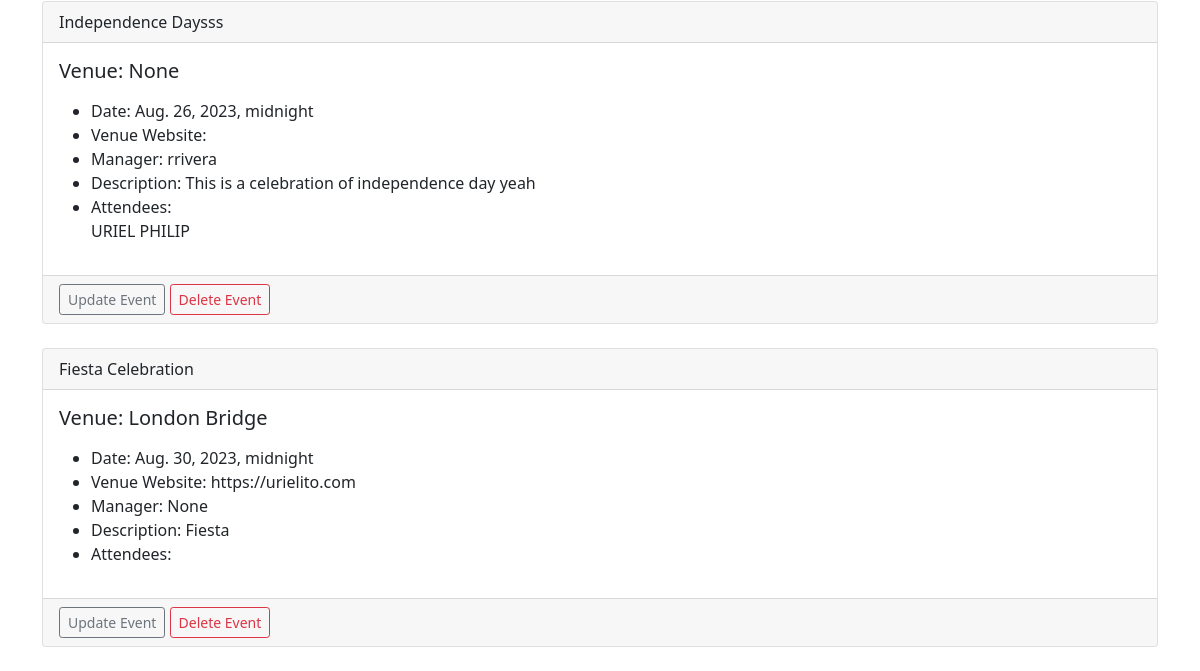
The app's page /events/ (lower part), older data.
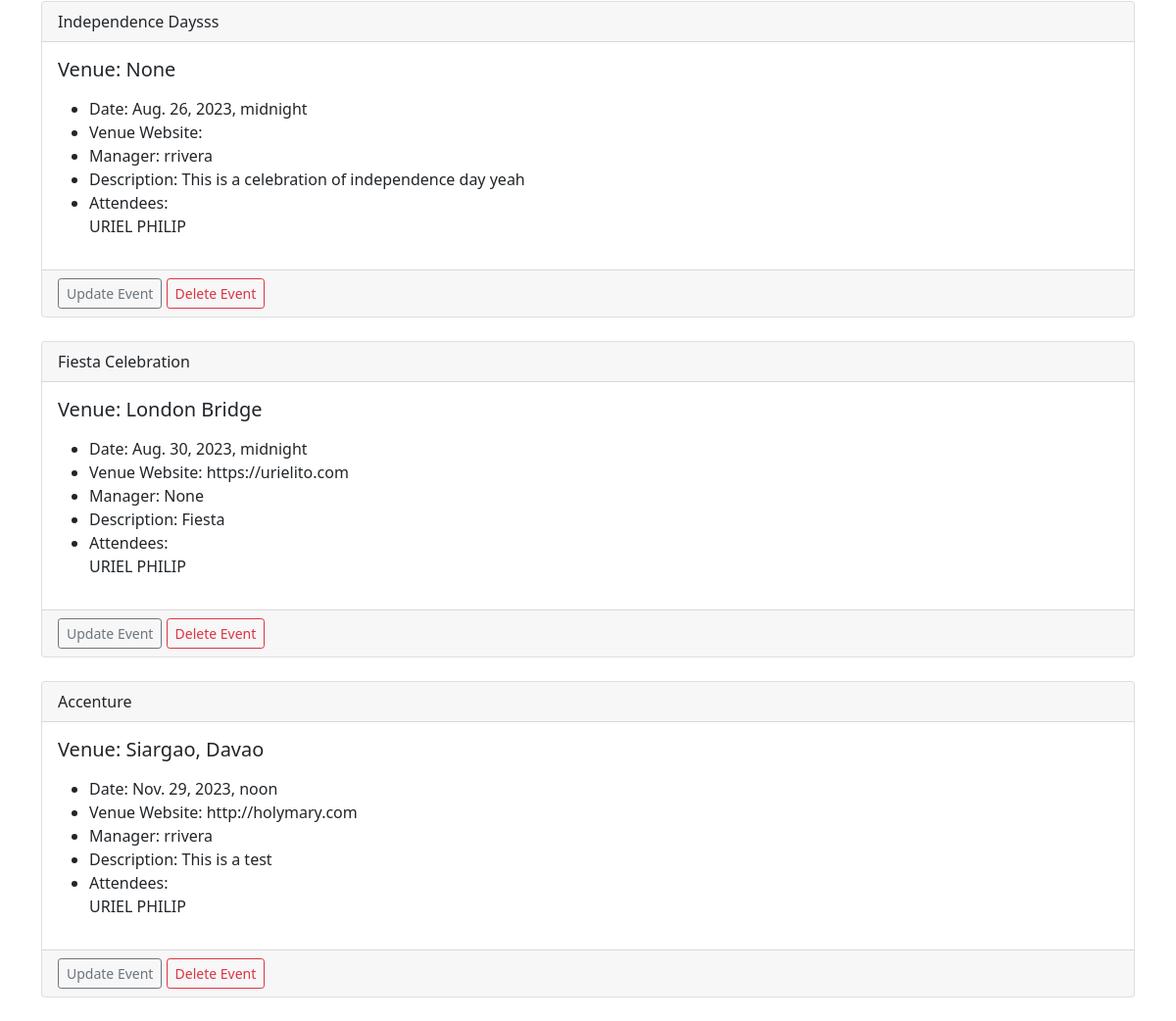
The same page, newer data.
### events/models.py (models this page shows)
class Event(models.Model):
    name = models.CharField('Event Name', max_length=120)
    event_date = models.DateTimeField('Event Date')
    venue = models.ForeignKey(Venue, blank = True, null=True, on_delete=models.CASCADE)
    manager = models.ForeignKey(User, blank=True, null=True, on_delete=models.SET_NULL)
    description = models.TextField(blank=True)
    attendees = models.ManyToManyField(MyClubUser, blank=True)
    def __str__(self):
        return self.name

class MyClubUser(models.Model):
    first_name = models.CharField(max_length=30)
    last_name = models.CharField(max_length=30)
    email = models.EmailField('User Email')
    def __str__(self):
        return self.first_name + ' ' + self.last_name

class Venue(models.Model):
    name = models.CharField('Venue Name', max_length=120)
    address = models.CharField(max_length=300)
    zip_code = models.CharField('Zip Code', max_length=20)
    phone = models.CharField('Contact Phone',max_length=20, blank=True)
    web = models.URLField('Website Address', blank=True)
    email_address = models.EmailField('Email Address', blank=True)
    def __str__(self):
        return self.name

### events/views.py (the view)
# urls.py: path('events/', views.all_events, name="list-events"),
def all_events(request):
	event_list = Event.objects.all().order_by('event_date')
	return render(request,'events/event_list.html',
	       {'event_list': event_list})

### events/templates/events/event_list.html (shortened to what this page needs)
{% extends 'events/base.html' %}
{% block content %}
        {% for event in event_list %}
        <div class="card">
            <div class="card-header">
                {{ event }}
            </div>
            <div class="card-body">
              <h5 class="card-title">
                Venue:   {{ event.venue }}
              </h5>
              <p class="card-text">
                <ul>
                    <li>Date:   {{ event.event_date }}  </li>
                    <li>Venue Website:   {{ event.venue.web }}  </li>
                    <li>Manager:   {{ event.manager }}  </li>
                    <li>Description:   {{ event.description }}  </li>
                    <li>Attendees: <br/>
                        {% for user in event.attendees.all %}
                            {{ user }} <br/>
                        {% endfor %}
                    </li>
                </ul>
              </p>
            </div>
              <div class="card-footer text-muted">
                <a href="{% url 'update-event' event.id %}" class="btn btn-outline-secondary btn-sm">Update Event</a>
                <a href="{% url 'delete-event' event.id %}" class="btn btn-outline-danger btn-sm">Delete Event</a>
              </div>
          </div>
          <br/>
        {% endfor %}
{% endblock %}

### events/templates/events/base.html (shortened to what this page needs)
<!doctype html>
<html lang="en">
  <head>
    <link href="https://cdn.jsdelivr.net/npm/bootstrap@5.0.2/dist/css/bootstrap.min.css" rel="stylesheet">
  </head>
  <body>
    <br/>
    <div class="container">
    {% block content %}
    {% endblock %}
    </div>
  </body>
</html>

Row changes from the older to the newer data that the page shows:
changed Event "Fiesta Celebration": gains MyClubUser (first_name+last_name "URIEL PHILIP")
added Event: name "Accenture", venue "Siargao, Davao", event_date "Nov. 29, 2023, noon", venue.web "http://holymary.com", manager "rrivera", description "This is a test", MyClubUser (first_name+last_name "URIEL PHILIP")
